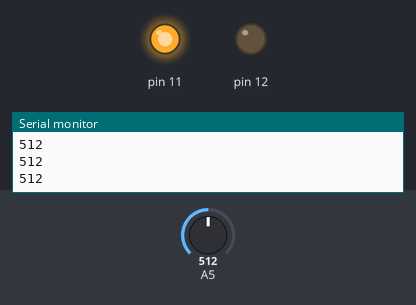
The sketch below on a simulated Arduino Uno, built with avr-gcc and run on an emulated ATmega328P. On the bench: output pins drawn as LEDs (lit = HIGH), the last lines printed to the serial monitor. The inputs (shaded band) are chosen by the test bench; at power-on: A5 = 512.

Above: at 1.2 s.
1.3 s: A5 set to 489
At 2.4 s:
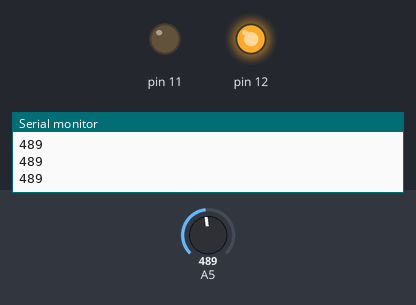
2.8 s: A5 set to 510
At 3.7 s:
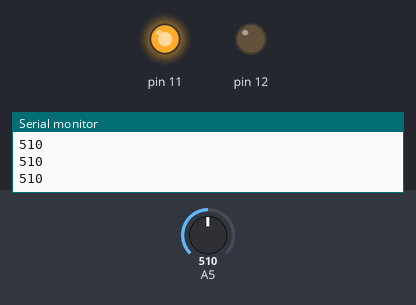
4.3 s: A5 set to 490
At 4.7 s:
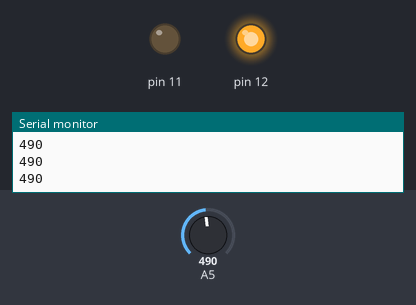
Timing chart, 0 to 7.3 s (numbered marks = the images above; inputs shaded):
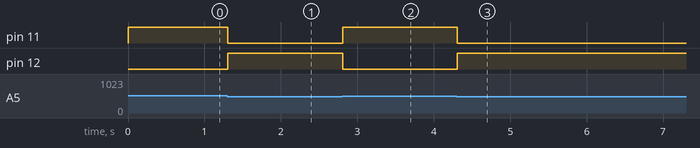

The sketch:

Arduino_to_change_the_direction_of_motors_Photoresistor.ino
```cpp
void setup() {
  // Set pin 11 and pin 12 as OUTPUT pins
  pinMode(11, OUTPUT);
  pinMode(12, OUTPUT);

  // Initialize serial communication at a baud rate of 9600
  Serial.begin(9600);
}

void loop() {
  // Read the analog value from pin A5, which is connected to the LDR
  int vLDR = analogRead(A5);

  // Print the analog value to the serial monitor
  Serial.println(vLDR);

  // Check the light level
  if (vLDR < 500) {
    // If the LDR reading is less than 500 (low light), turn on pin 12 and turn off pin 11
    digitalWrite(11, LOW);
    digitalWrite(12, HIGH);
  } else if (vLDR > 500) {
    // If the LDR reading is greater than 500 (bright light), turn on pin 11 and turn off pin 12
    digitalWrite(12, LOW);
    digitalWrite(11, HIGH);
  }
}
```

Measured:
- the behaviour switches between 500 and 499 on A5 (found by bisection; images 0 and 1)
- after the input at 1.3 s, pin 11: HIGH → LOW at once; pin 12: LOW → HIGH at once
- after the input at 2.8 s, pin 11: LOW → HIGH at once; pin 12: HIGH → LOW at once
- after the input at 4.3 s, pin 11: HIGH → LOW at once; pin 12: LOW → HIGH at once
